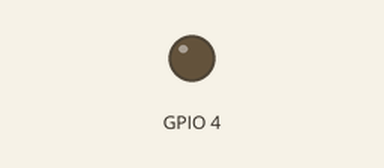
Bench run of a program on a simulated Raspberry Pi (BCM pin numbers). On the bench: output pins drawn as LEDs (lit = HIGH). At 11.0 s the program stops and its outputs stay as they are.

Above: at 0.1 s.
At 1.1 s:
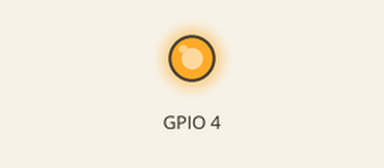
Timing chart, 0 to 12.5 s (numbered marks = the images above):
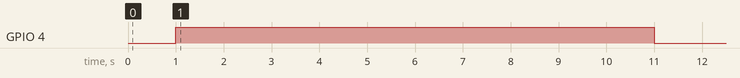

The program:

GPIO.py
```python
import RPi.GPIO as GPIO
import time

GPIO.setmode(GPIO.BCM)
GPIO.setwarnings(False)
GPIO.setup(4, GPIO.OUT)
#pwm = GPIO.PWM(4, 1)
#pwm.start(50)
#time.sleep(1)
#pwm.stop()

time.sleep(1)

GPIO.output(4, 1)
time.sleep(10)
GPIO.output(4, 0)

GPIO.cleanup()
```

Measured:
- by itself, GPIO 4: LOW → HIGH at 1.0 s, → LOW 10.0 s later
